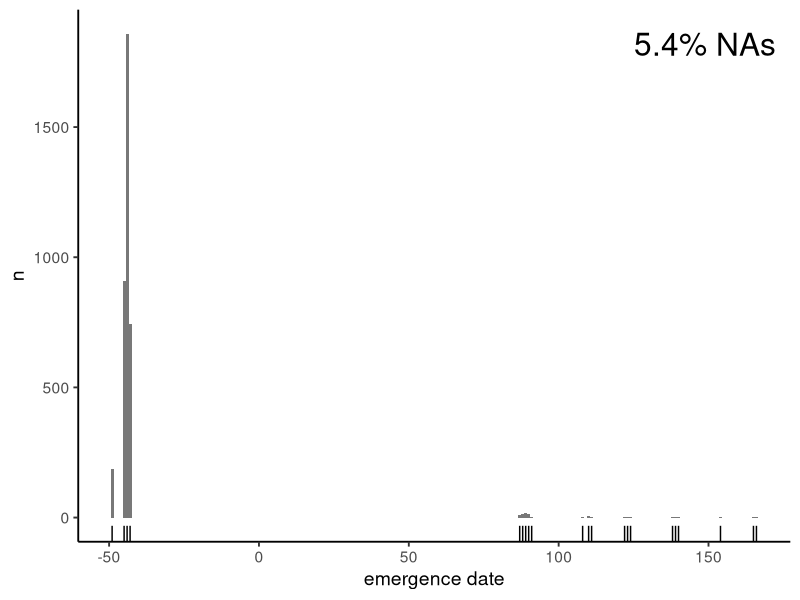
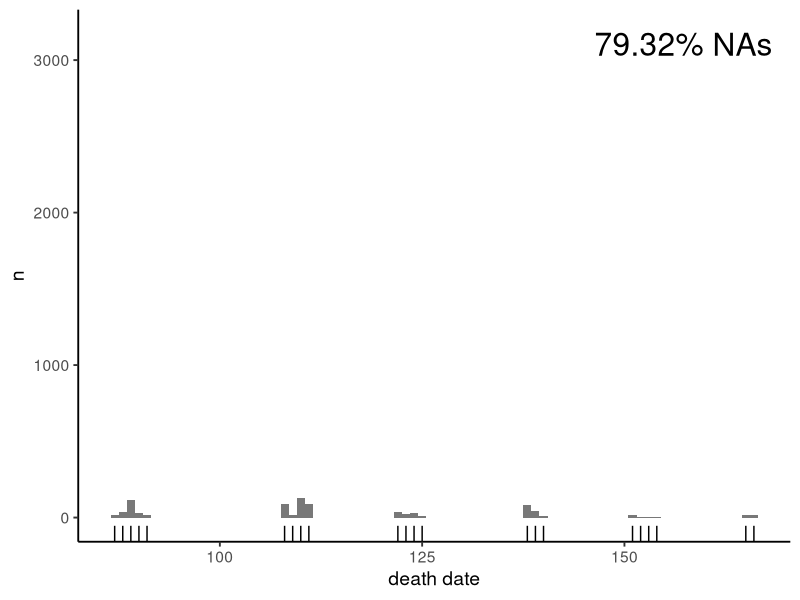
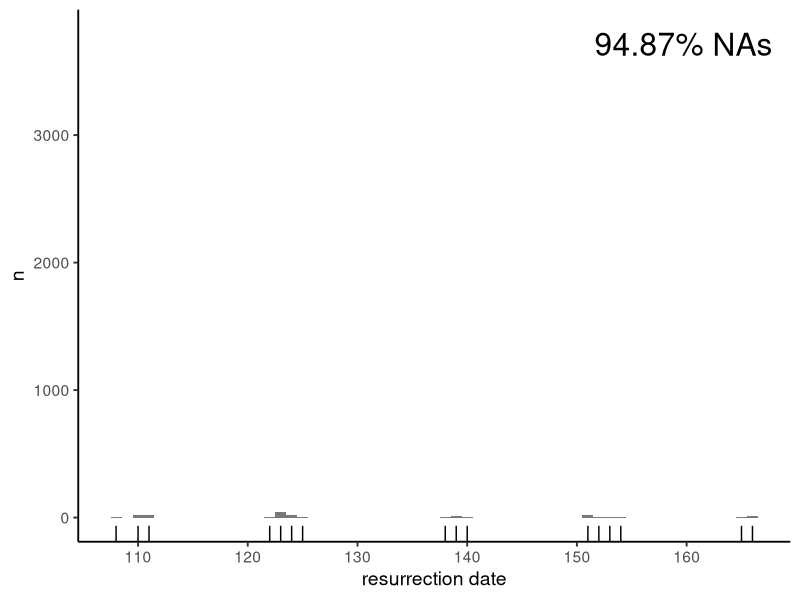
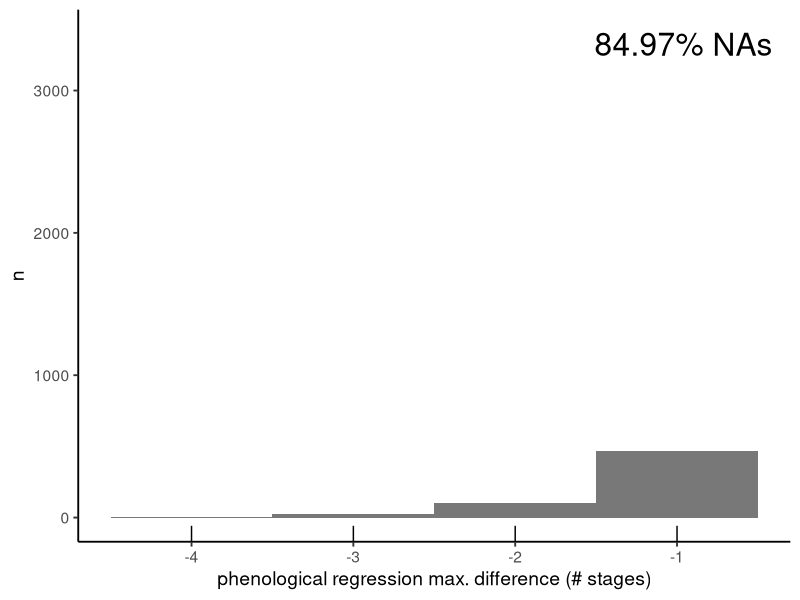
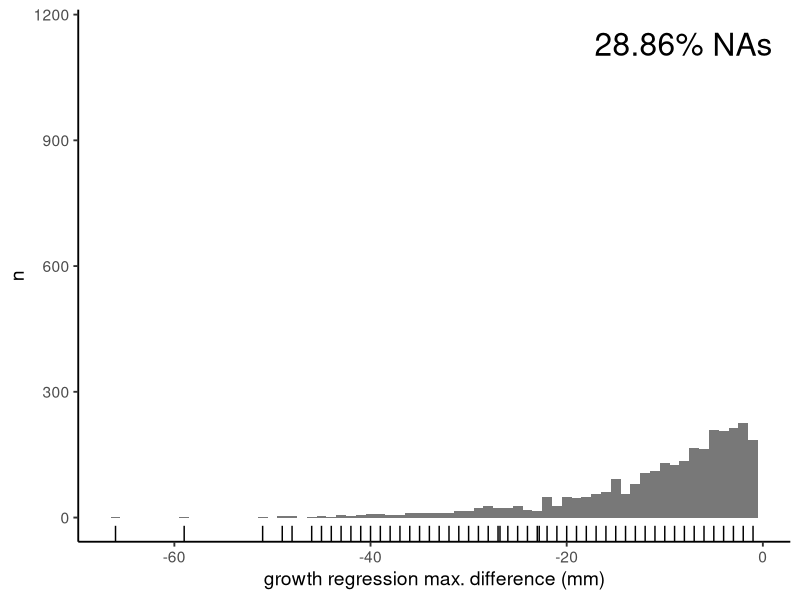
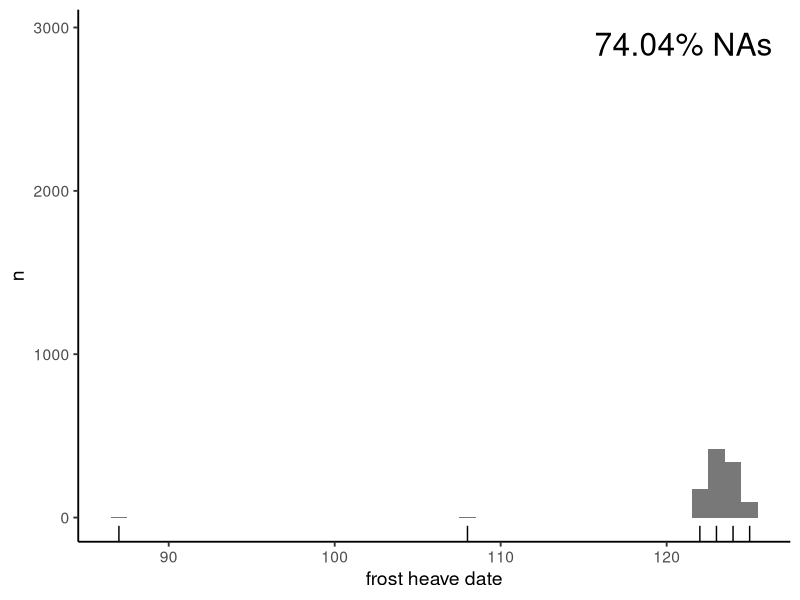
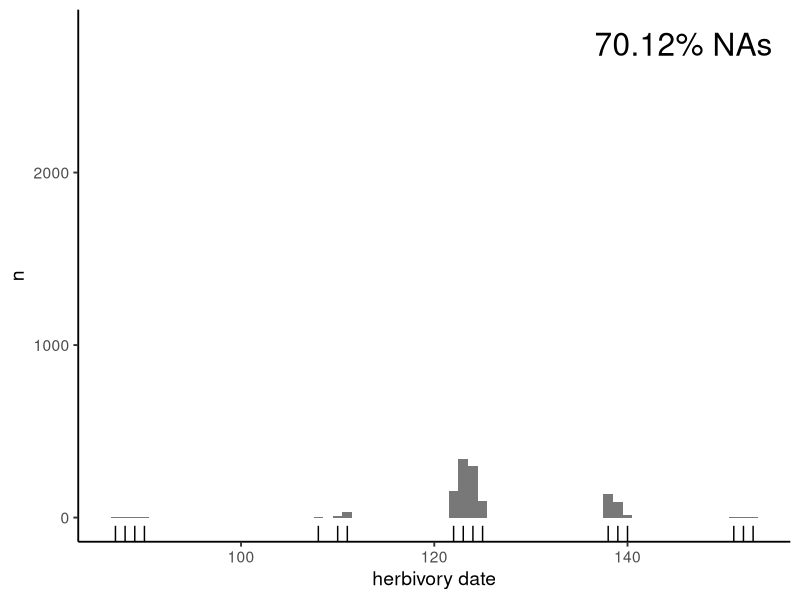
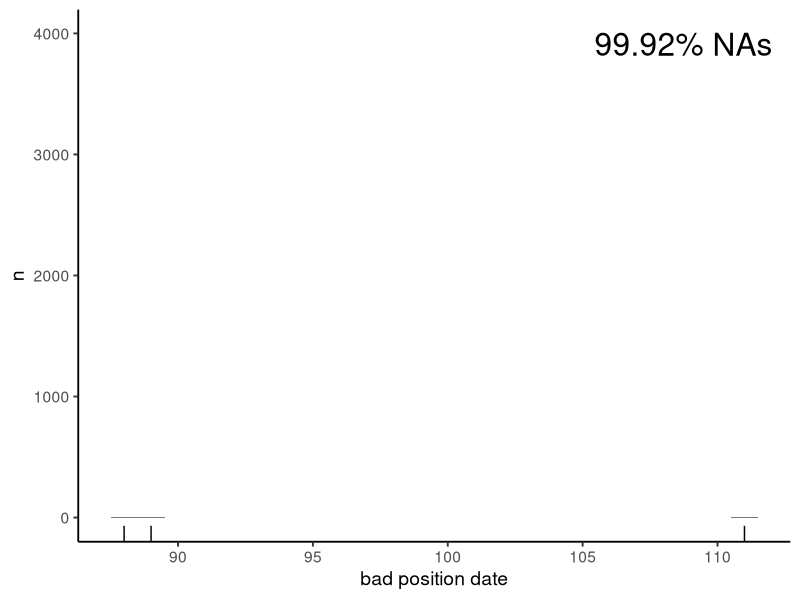

Write R code to recreate these figures, in order.
## ---- chunk 1
knitr::opts_chunk$set(echo = TRUE)
## ---- chunk 2
# Load libraries
library(tidyverse)
library(here)
library(patchwork)

# Read in derived phenology data
phen <- read_csv(here("gardens/deriveddata/SS2022_growthphenology_by_plantID.csv"))
# Read in plant ID info
ids <- read_csv(here("gardens/deriveddata/SS2022_plantID.csv"))
# Read in garden treatment info
gardens <-read_csv(here("gardens/rawdata/garden_treatments.csv"))
# Read in flagging data
flags <- read_csv(here("gardens/deriveddata/SS2022_flags.csv"))

# Merge together datasets
phen_id <- merge(phen, ids)

# Rename 'garden' column and remove cum_plot column
gardens %>% 
  mutate(site = garden) %>% 
  select(-cum_plot, -garden) -> gardens_sub

# Merge together datasets
phen_id_garden <- merge(phen_id, gardens_sub)

# Bring in flag data
flags <- read_csv(here("gardens/deriveddata/SS2022_flags.csv"))

# Merge together datasets
phen <- merge(phen_id_garden, flags)
## ---- chunk 3
# 1. Late emergence / emergence date
phen %>% 
  select(plantID, emergence_date) %>% 
  distinct() %>% 
  group_by(emergence_date) %>% 
  summarize(n = n()) -> emergence_summary

# Calculate proportion of NAs
emergence_summary %>% 
  mutate(is_complete = ifelse(is.na(emergence_date), 0, 1)) %>% 
  group_by(is_complete) %>% 
  summarize(n = sum(n)) %>% 
  mutate(prop = n * 100 / sum(n)) %>% 
  filter(is_complete == 0) %>% 
  pull(prop) %>% round(2) -> emergence_NAs

# Create plot of data (remove NAs)
emergence_summary %>% 
  ggplot(aes(x = emergence_date, y = n)) +
  geom_bar(stat="identity", width = 1, fill = "gray47") +
  geom_rug(sides = "b") +
  theme_classic(base_size = 14) +
  xlab("emergence date") +
  annotate("text", x = Inf, y = Inf, label = paste(emergence_NAs, "% NAs", sep = ""),
           vjust = 2, hjust = 1.1, size = 8) -> emergence

emergence
## ---- chunk 4
# Get summary stats
phen %>% 
  select(plantID, death_date) %>% 
  distinct() %>%
  group_by(death_date) %>% 
  summarize(n = n()) -> death_summary

# Calculate proportion of NAs
death_summary %>% 
  mutate(is_complete = ifelse(is.na(death_date), 0, 1)) %>% 
  group_by(is_complete) %>% 
  summarize(n = sum(n)) %>% 
  mutate(prop = n * 100 / sum(n)) %>% 
  filter(is_complete == 0) %>% 
  pull(prop) %>% round(2) -> death_NAs

# Create plot of data (remove NAs)
death_summary %>% 
  ggplot(aes(x = death_date, y = n)) +
  geom_bar(stat="identity", width = 1, fill = "gray47") +
  geom_rug(sides = "b") +
  theme_classic(base_size = 14) +
  xlab("death date") +
  annotate("text", x = Inf, y = Inf, label = paste(death_NAs, "% NAs", sep = ""),
           vjust = 2, hjust = 1.1, size = 8) -> death

death

## ---- chunk 5
# Get summary stats
phen %>% 
  select(plantID, resurrection_date) %>% 
  distinct() %>%
  group_by(resurrection_date) %>% 
  summarize(n = n()) -> resurrection_summary

# Calculate proportion of NAs
resurrection_summary %>% 
  mutate(is_complete = ifelse(is.na(resurrection_date), 0, 1)) %>% 
  group_by(is_complete) %>% 
  summarize(n = sum(n)) %>% 
  mutate(prop = n * 100 / sum(n)) %>% 
  filter(is_complete == 0) %>% 
  pull(prop) %>% round(2) -> resurrection_NAs

# Create plot of data (remove NAs)
resurrection_summary %>% 
  ggplot(aes(x = resurrection_date, y = n)) +
  geom_bar(stat="identity", width = 1, fill = "gray47") +
  geom_rug(sides = "b") +
  theme_classic(base_size = 14) +
  xlab("resurrection date") +
  annotate("text", x = Inf, y = Inf, label = paste(resurrection_NAs, "% NAs", sep = ""),
           vjust = 2, hjust = 1.1, size = 8) -> resurrection

resurrection
## ---- chunk 6
phen %>% select(plantID, pheno_regress) %>% 
  distinct() %>%
  group_by(pheno_regress) %>% 
  summarize(n = n()) -> phenoregress_summary

# Calculate proportion of NAs
phenoregress_summary %>% 
  mutate(is_complete = ifelse(is.na(pheno_regress), 0, 1)) %>% 
  group_by(is_complete) %>% 
  summarize(n = sum(n)) %>% 
  mutate(prop = n * 100 / sum(n)) %>% 
  filter(is_complete == 0) %>% 
  pull(prop) %>% round(2) -> phenoregress_NAs

# Create plot of data (remove NAs)
phenoregress_summary %>% 
  ggplot(aes(x = pheno_regress, y = n)) +
  geom_bar(stat="identity", width = 1, fill = "gray47") +
  geom_rug(sides = "b") +
  theme_classic(base_size = 14) +
  xlab("phenological regression max. difference (# stages)") +
  annotate("text", x = Inf, y = Inf, label = paste(phenoregress_NAs, "% NAs", sep = ""),
           vjust = 2, hjust = 1.1, size = 8) -> phenoregress

phenoregress
## ---- chunk 7
phen %>% select(plantID, growth_regress_mm) %>% 
  distinct() %>% 
  group_by(growth_regress_mm) %>% 
  summarize(n = n()) -> growthregress_summary

# Calculate proportion of NAs
growthregress_summary %>% 
  mutate(is_complete = ifelse(is.na(growth_regress_mm), 0, 1)) %>% 
  group_by(is_complete) %>% 
  summarize(n = sum(n)) %>% 
  mutate(prop = n * 100 / sum(n)) %>% 
  filter(is_complete == 0) %>% 
  pull(prop) %>% round(2) -> growthregress_NAs

# Create plot of data (remove NAs)
growthregress_summary %>% 
  ggplot(aes(x = growth_regress_mm, y = n)) +
  geom_bar(stat="identity", width = 1, fill = "gray47") +
  geom_rug(sides = "b") +
  theme_classic(base_size = 14) +
  xlab("growth regression max. difference (mm)") +
  annotate("text", x = Inf, y = Inf, label = paste(growthregress_NAs, "% NAs", sep = ""),
           vjust = 2, hjust = 1.1, size = 8) -> growthregress

growthregress
## ---- chunk 8
# Get summary stats
phen %>% 
  select(plantID, frostheave_date) %>% 
  distinct() %>%
  group_by(frostheave_date) %>% 
  summarize(n = n()) -> frostheave_summary

# Calculate proportion of NAs
frostheave_summary %>% 
  mutate(is_complete = ifelse(is.na(frostheave_date), 0, 1)) %>% 
  group_by(is_complete) %>% 
  summarize(n = sum(n)) %>% 
  mutate(prop = n * 100 / sum(n)) %>% 
  filter(is_complete == 0) %>% 
  pull(prop) %>% round(2) -> frostheave_NAs

# Create plot of data (remove NAs)
frostheave_summary %>% 
  ggplot(aes(x = frostheave_date, y = n)) +
  geom_bar(stat="identity", width = 1, fill = "gray47") +
  geom_rug(sides = "b") +
  theme_classic(base_size = 14) +
  xlab("frost heave date") +
  annotate("text", x = Inf, y = Inf, label = paste(frostheave_NAs, "% NAs", sep = ""),
           vjust = 2, hjust = 1.1, size = 8) -> frostheave

frostheave
## ---- chunk 9
# Get summary stats
phen %>% 
  select(plantID, herbivory_date) %>% 
  distinct() %>%
  group_by(herbivory_date) %>% 
  summarize(n = n()) -> herbivory_summary

# Calculate proportion of NAs
herbivory_summary %>% 
  mutate(is_complete = ifelse(is.na(herbivory_date), 0, 1)) %>% 
  group_by(is_complete) %>% 
  summarize(n = sum(n)) %>% 
  mutate(prop = n * 100 / sum(n)) %>% 
  filter(is_complete == 0) %>% 
  pull(prop) %>% round(2) -> herbivory_NAs

# Create plot of data (remove NAs)
herbivory_summary %>% 
  ggplot(aes(x = herbivory_date, y = n)) +
  geom_bar(stat="identity", width = 1, fill = "gray47") +
  geom_rug(sides = "b") +
  theme_classic(base_size = 14) +
  xlab("herbivory date") +
  annotate("text", x = Inf, y = Inf, label = paste(herbivory_NAs, "% NAs", sep = ""),
           vjust = 2, hjust = 1.1, size = 8) -> herbivory

herbivory
## ---- chunk 10
# Get summary stats
phen %>% 
  select(plantID, bad_position) %>% 
  distinct() %>%
  group_by(bad_position) %>% 
  summarize(n = n()) -> bad_position_summary

# Calculate proportion of NAs
bad_position_summary %>% 
  mutate(is_complete = ifelse(is.na(bad_position), 0, 1)) %>% 
  group_by(is_complete) %>% 
  summarize(n = sum(n)) %>% 
  mutate(prop = n * 100 / sum(n)) %>% 
  filter(is_complete == 0) %>% 
  pull(prop) %>% round(2) -> bad_position_NAs

# Create plot of data (remove NAs)
bad_position_summary %>% 
  ggplot(aes(x = bad_position, y = n)) +
  geom_bar(stat="identity", width = 1, fill = "gray47") +
  geom_rug(sides = "b") +
  theme_classic(base_size = 14) +
  xlab("bad position date") +
  annotate("text", x = Inf, y = Inf, label = paste(bad_position_NAs, "% NAs", sep = ""),
           vjust = 2, hjust = 1.1, size = 8) -> bad_position

bad_position
## ---- chunk 11
# Print out proportion of plants with other notes
phen %>% 
  select(plantID, other) %>% 
  distinct() %>% 
  group_by(other) %>% 
  summarize(n = n()) %>% 
  mutate(percentage = round(n*100/sum(n),3))
